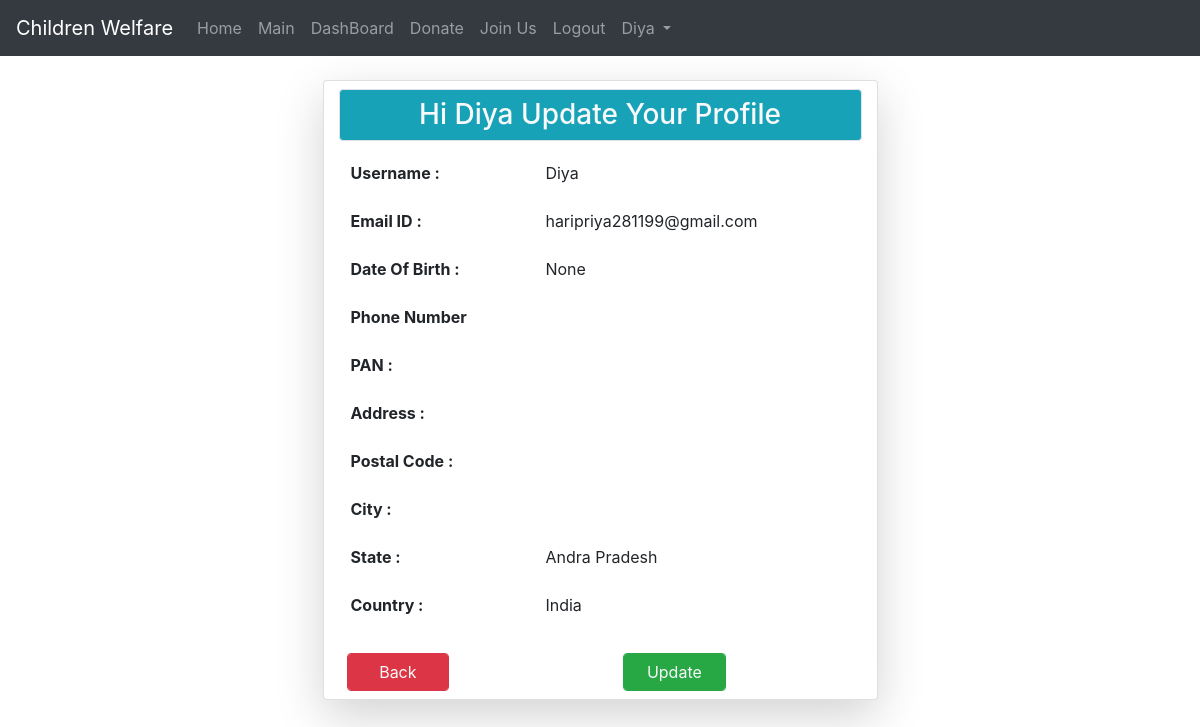
Page /profile/ (signed in) on the earlier database version.
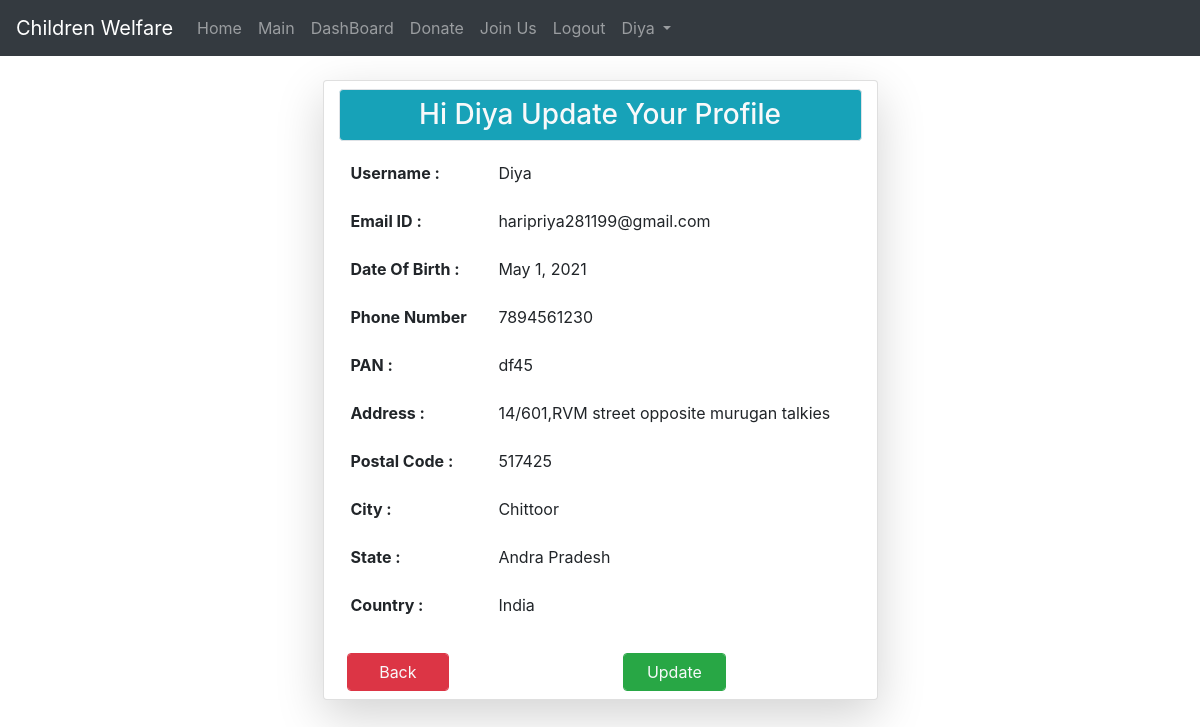
Same page on the later database version.
### App/models.py (models this page shows)
class User(AbstractUser):
	li_no= models.ImageField(upload_to='UserCheck/')
	dob=models.DateField(null=True)
	ph_no=models.CharField(max_length=20)
	pan_no=models.CharField(max_length=20)
	address=models.CharField(max_length=100)
	postal_code=models.CharField(max_length=10)
	city=models.CharField(max_length=10)
	state=models.CharField(max_length=10,default='Andra Pradesh')
	country=models.CharField(max_length=10,default='India')
	p=[(1,'Donor'),(2,'Organisation'),(3,'Guest')]
	role=models.IntegerField(choices=p,default=3)

### App/views.py (the view)
# urls.py: path('profile/',views.updateprofile,name="profile"),
def updateprofile(request):
	return render(request,'html/profileupdate.html')

### App/templates/html/profileupdate.html (shortened to what this page needs)
{% extends 'html/base.html' %}
{% block content %}
<div class="container">
		<div class="col-md-6 mt-4 card shadow-lg mx-auto">
			<h3 class="p-2 bg-info text-center text-light border rounded my-2 ">Hi {{user.username}} Update Your Profile</h3>
			{% if user.role == 2 %}
			<table class="table table-borderless">
				<tr>
					<th>Organisation Name :</th>
					<td>{{user.orgdetails.org_name}}</td>
				</tr>
				<tr>
					<th>Founder Name:</th>
					<td>{{user.orgdetails.found_name}}</td>
				</tr>
				<tr>
					<th>Established On :</th>
					<td>{{user.orgdetails.est_date}}</td>
				</tr>
				<tr>
					<th>Email ID :</th>
					<td>{{user.email}}</td>
				</tr>
				<tr>
					<th>Phone Number :</th>
					<td>{{user.ph_no}}</td>
				</tr>
				<tr>
					<th>Address :</th>
					<td>{{user.address}}</td>
				</tr>
				<tr>
					<th>Postal Code :</th>
					<td>{{user.postal_code}}</td>
				</tr>
				<tr>
					<th>City :</th>
					<td>{{user.city}}</td>
				</tr>
				<tr>
					<th>State :</th>
					<td>{{user.state}}</td>
				</tr>
				<tr>
					<th>Country :</th>
					<td>{{user.country}}</td>
				</tr>
		</table>
		<div class="row">
					<div class="col">
						<a href="{% url 'dash' %}" class="form-control m-2 btn btn-danger col-sm-5 text-light">Back</a>
					</div>
					<div class="col">
						<a href="{% url 'orgup' %}" class="form-control m-2 btn btn-success col-sm-5  text-light">Update</a>
					</div>
				</div>
			{% else %}
			<table class="table table-borderless">
				<tr>
					<th>Username :</th>
					<td>{{user.username}}</td>
				</tr>
				<tr>
					<th>Email ID :</th>
					<td>{{user.email}}</td>
				</tr>
				<tr>
					<th>Date Of Birth :</th>
					<td>{{user.dob}}</td>
				</tr>
				<tr>
					<th>Phone Number</th>
					<td>{{user.ph_no}}</td>
				</tr>
				<tr>
					<th>PAN :</th>
					<td>{{user.pan_no}}</td>
				</tr>
				<tr>
					<th>Address :</th>
					<td>{{user.address}}</td>
				</tr>
				<tr>
					<th>Postal Code :</th>
					<td>{{user.postal_code}}</td>
				</tr>
				<tr>
					<th>City :</th>
					<td>{{user.city}}</td>
				</tr>
				<tr>
					<th>State :</th>
					<td>{{user.state}}</td>
				</tr>
				<tr>
					<th>Country :</th>
					<td>{{user.country}}</td>
				</tr>
			</table>
				<div class="row">
					<div class="col">
						<a href="{% url 'dash' %}" class="form-control m-2 btn btn-danger col-sm-5 text-light">Back</a>
					</div>
					<div class="col">
						<a href="{% url 'uppro' %}" class="form-control m-2 btn btn-success col-sm-5  text-light">Update</a>
					</div>
				</div>
			{% endif %}
		</div>
	</div>
{% endblock %}

### App/templates/html/navbar.html (shortened to what this page needs)
<nav class="navbar navbar-expand-md bg-dark navbar-dark">
  <a class="navbar-brand" href="{% url 'hm' %}">Children Welfare</a>
  <div class="collapse navbar-collapse" id="collapsibleNavbar">
    <ul class="navbar-nav">
      {% if not user.is_authenticated %}
      <li class="nav-item">
        <a class="nav-link" href="{% url 'hm' %}">Home</a>
      </li>
      <li class="nav-item">
        <a class="nav-link" href="{% url 'lg' %}">Login</a>
      </li>
      {% elif user.role == 1 %}
      <li class="nav-item">
        <a class="nav-link" href="{% url 'hm' %}">Home</a>
      </li>
      <li class="nav-item">
        <a class="nav-link" href="{% url 'mn' %}">Main</a>
      </li>
      <li class="nav-item">
        <a class="nav-link" href="{% url 'dash' %}">DashBoard</a>
      </li>
      <li class="nav-item">
        <a class="nav-link" href="{% url 'don' %}">Donate</a>
      </li>
      <li class="nav-item">
        <a class="nav-link" href="{% url 'join' %}">Join Us</a>
      </li>
      <li class="nav-item">
        <a class="nav-link" href="{% url 'lgo' %}">Logout</a>
      </li>
      <li class="dropdown">
       <a type="button" class="nav-link dropdown-toggle" data-toggle="dropdown">
    {{user.username}}
  </a>
</li>
      {% endif %}
    </ul>
  </div>
</nav>

Differences in the rows shown:
changed User "Diya": dob "None" → "May 1, 2021"; ph_no (not shown) → "7894561230"; pan_no (not shown) → "df45"; address (not shown) → "14/601,RVM street opposite murugan talkies"; postal_code (not shown) → "517425"; city (not shown) → "Chittoor"
